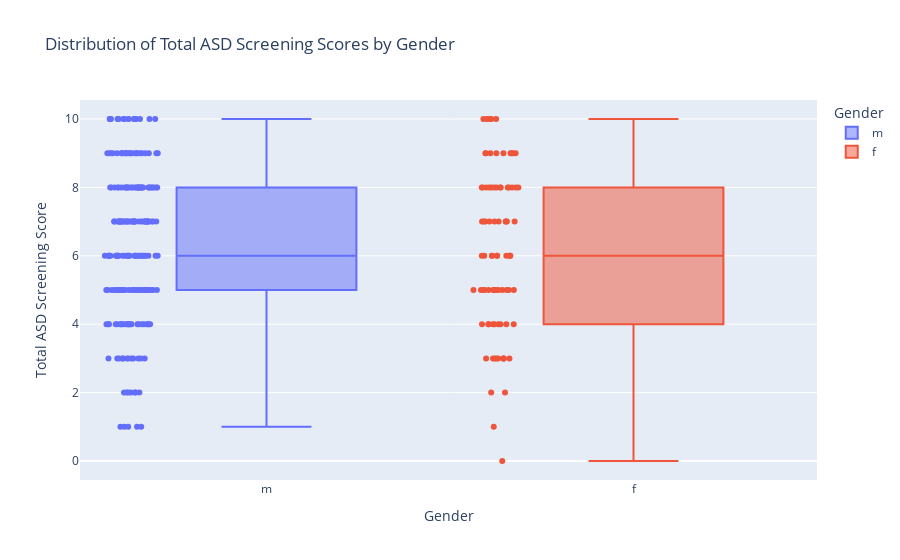

Write notebook code for a chart like this one.
### Markdown cell above
## How does the total ASD screening score vary by gender?

### Code cell
# Create a box plot to visualize the distribution of total scores by gender
fig = px.box(
    autism_df,
    x="gender",
    y="total_score",
    points="all",  # This option shows all points (outliers)
    title="Distribution of Total ASD Screening Scores by Gender",
    labels={"total_score": "Total ASD Screening Score", "gender": "Gender"},
    color="gender",
)  # Color by gender to distinguish easily

fig.update_layout(
    xaxis_title="Gender", yaxis_title="Total ASD Screening Score", legend_title="Gender"
)
fig.show()

### Figure 1 — Plotly figure (JSON) as saved in the notebook; plotly's stock layout.template omitted (floating-point values rounded to 4 significant figures; data arrays with more than 128 entries replaced by an {"elided": "..."} marker saying what was removed)
{"data": [{"alignmentgroup": "True", "boxpoints": "all", "hovertemplate": "Gender=%{x}<br>Total ASD Screening Score=%{y}<extra></extra>", "legendgroup": "m", "marker": {"color": "#636efa"}, "name": "m", "notched": false, "offsetgroup": "m", "orientation": "v", "showlegend": true, "type": "box", "x": {"elided": "208 str values"}, "x0": " ", "xaxis": "x", "y": {"elided": "208 int values"}, "y0": " ", "yaxis": "y"}, {"alignmentgroup": "True", "boxpoints": "all", "hovertemplate": "Gender=%{x}<br>Total ASD Screening Score=%{y}<extra></extra>", "legendgroup": "f", "marker": {"color": "#EF553B"}, "name": "f", "notched": false, "offsetgroup": "f", "orientation": "v", "showlegend": true, "type": "box", "x": ["f", "f", "f", "f", "f", "f", "f", "f", "f", "f", "f", "f", "f", "f", "f", "f", "f", "f", "f", "f", "f", "f", "f", "f", "f", "f", "f", "f", "f", "f", "f", "f", "f", "f", "f", "f", "f", "f", "f", "f", "f", "f", "f", "f", "f", "f", "f", "f", "f", "f", "f", "f", "f", "f", "f", "f", "f", "f", "f", "f", "f", "f", "f", "f", "f", "f", "f", "f", "f", "f", "f", "f", "f", "f", "f", "f", "f", "f", "f", "f", "f", "f", "f", "f"], "x0": " ", "xaxis": "x", "y": [4, 8, 7, 5, 3, 2, 5, 5, 6, 3, 1, 3, 4, 8, 5, 4, 7, 9, 8, 6, 5, 4, 8, 7, 9, 9, 7, 8, 5, 6, 7, 2, 3, 3, 9, 6, 8, 7, 7, 5, 7, 0, 8, 6, 6, 8, 6, 8, 3, 5, 9, 5, 4, 5, 8, 4, 5, 10, 9, 6, 8, 7, 8, 5, 10, 9, 4, 9, 5, 5, 3, 8, 10, 10, 3, 7, 4, 6, 6, 8, 9, 10, 4, 3], "y0": " ", "yaxis": "y"}], "layout": {"boxmode": "overlay", "legend": {"title": {"text": "Gender"}, "tracegroupgap": 0}, "title": {"text": "Distribution of Total ASD Screening Scores by Gender"}, "xaxis": {"anchor": "y", "categoryarray": ["m", "f"], "categoryorder": "array", "domain": [0, 1], "title": {"text": "Gender"}}, "yaxis": {"anchor": "x", "domain": [0, 1], "title": {"text": "Total ASD Screening Score"}}}}
